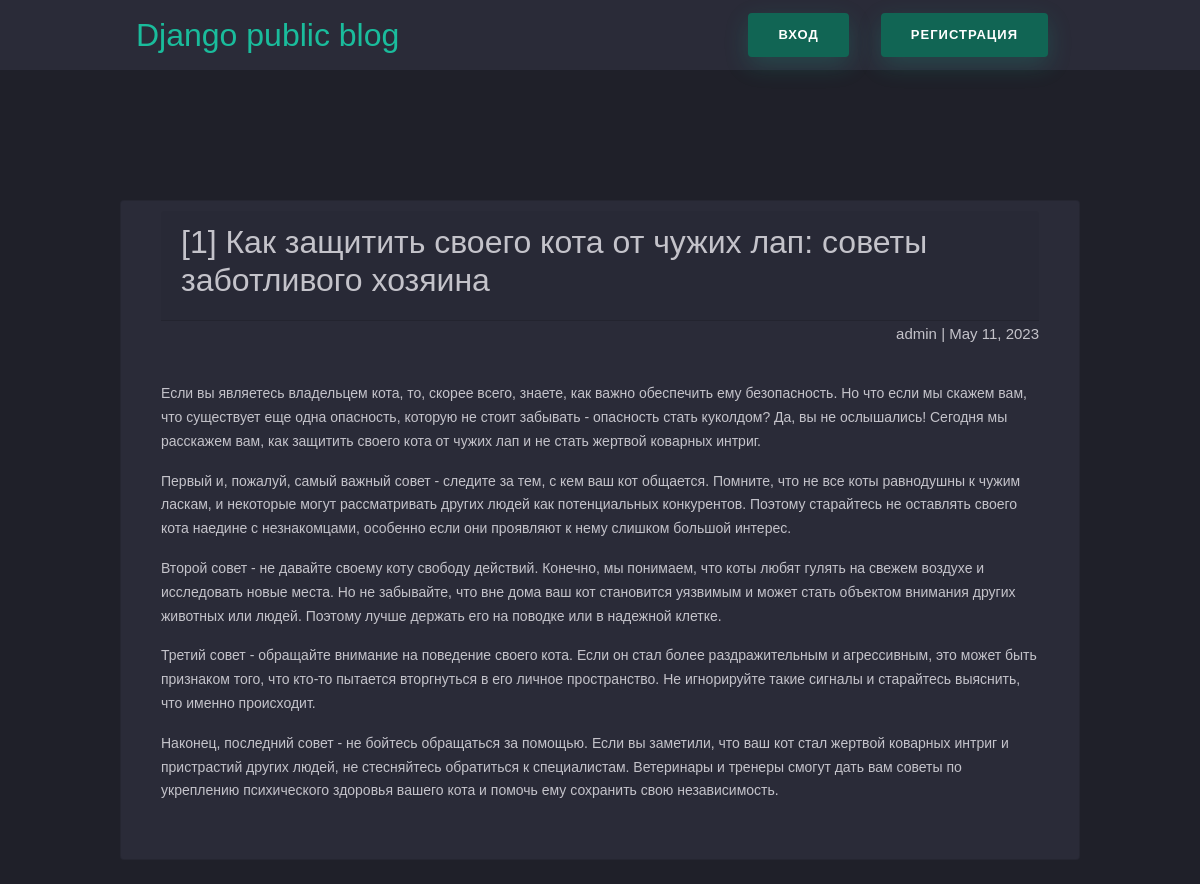
Page /article/12 on the committed database.
### articles2/models.py (models this page shows, shortened)
class Article(models.Model):
    title = models.CharField(max_length=200)
    author = models.ForeignKey(User, on_delete=models.CASCADE)
    text = models.TextField()
    created_date = models.DateField(auto_now_add=True)

### articles2/views.py (the view)
# urls.py: re_path(r'^article/(?P<article_id>\d+)$', views.get_article, name='get_article'),
def get_article(request, article_id):
	try:
		post = Article.objects.get(id=article_id)
		return render(request, 'article.html', {"post": post})
	except Article.DoesNotExist:
		raise Http404

### articles2/templates/article.html (shortened to what this page needs)
<head>
    <link rel="stylesheet" href="https://cdn.jsdelivr.net/npm/bootstrap@4.3.1/dist/css/bootstrap.min.css">
</head>
<body>
	<div class="nav-wrapper">
	<nav class="navbar navbar-dark justify-content-between my-auto">
		<a href="/">Django public blog</a>
		{% if request.user.is_authenticated %}
		<div class="d-flex my-auto">
			<p class="my-auto username-label">{{ user.username }}</p>
			<a href="/logout"><button class="btn btn-outline-success mx-3">Выйти</button></a>
			<a href="/article/new"><button class="btn btn-outline-success mx-3">Написать статью</button></a>
		</div>
		{% else %}
		<div class="d-flex my-auto">
			<a href="/login"><button class="btn mx-3">Вход</button></a>
			<a href="register"><button class="btn btn-outline-success mx-3" type="submit">Регистрация</button></a>
		</div>
		{% endif %}
	  </nav>
	</div>
	<div class="archive">
		<div class="card mb-4 pb-4">
				<div class="card-header">
					<h2 class="post-title">{{ post.title }}</h2>
				</div>
				<div class="article-info">
					<span>{{ post.author.username }}</span>   |   <span>{{ post.created_date }}</span>
				</div>
				<p class="article-text">{{ post.text|linebreaks }}</p>
		</div>
	</div>
	</body>

### articles2/templates/article.html (style rules this page uses)
nav > a { font-size: xx-large; }
.article-info, nav { margin-right: 0; margin-left: auto; margin-bottom: 20px; }
.card { background-color: #2a2b38; padding: 10px 40px; }
.nav-wrapper { background-color: #2a2b38; position: fixed; width: 100%; z-index: 100; border-bottom: #1f2029 solid 10px; }
.btn { border-radius: 4px; height: 44px; font-size: 13px; font-weight: 600; text-transform: uppercase; -webkit-transition: all 200ms linear; transition: all 200ms linear; padding: 0 30px; letter-spacing: 1px; display: -webkit-inline-flex; display: -ms-inline-flexbox; display: inline-flex; -webkit-align-items: center; -moz-align-items: center; -ms-align-items: center; align-items: center; -webkit-justify-content: center; -moz-justify-content: center; -ms-justify-content: center; justify-content: center; -ms-flex-pack: center; text-align: center; border: none; background-color: #116554; color: #ffffff; box-shadow: 0 8px 24px 0 #1abc9c33; }
body { font-family: 'Poppins', sans-serif; font-weight: 300; font-size: 15px; line-height: 1.7; color: #c4c3ca; background-color: #1f2029; overflow-x: hidden; }
a { cursor: pointer; transition: all 200ms linear; color: #1abc9c; text-decoration: none; }
p { font-weight: 500; font-size: 14px; line-height: 1.7; }
.archive, nav { width: 960px; margin-left: auto; margin-right: auto; }
.archive { padding-top: 200px; }

### rows in the picture
Article: title "[1] Как защитить своего кота от чужих лап: советы заботливого хозяина", author.username "admin", created_date "May 11, 2023", text "Если вы являетесь владельцем кота, то, скорее всего, знаете, как важно обеспечить ему безопасность. Но что если мы скажем вам, что существует еще одна опасность, которую не стоит забывать - опасность стать куколдом? Да, вы не ослышались! Сегодня мы расскажем вам, как защитить своего кота от чужих лап и не стать жертвой коварных интриг. Первый и, пожалуй, самый важный совет - следите за тем, с кем ваш кот общается. Помните, что не все коты равнодушны к чужим ласкам, и некоторые могут рассматривать других людей как потенциальных конкурентов. Поэтому старайтесь не оставлять своего кота наедине с незнакомцами, особенно если они проявляют к нему слишком большой интерес. Второй совет - не давайте…"
